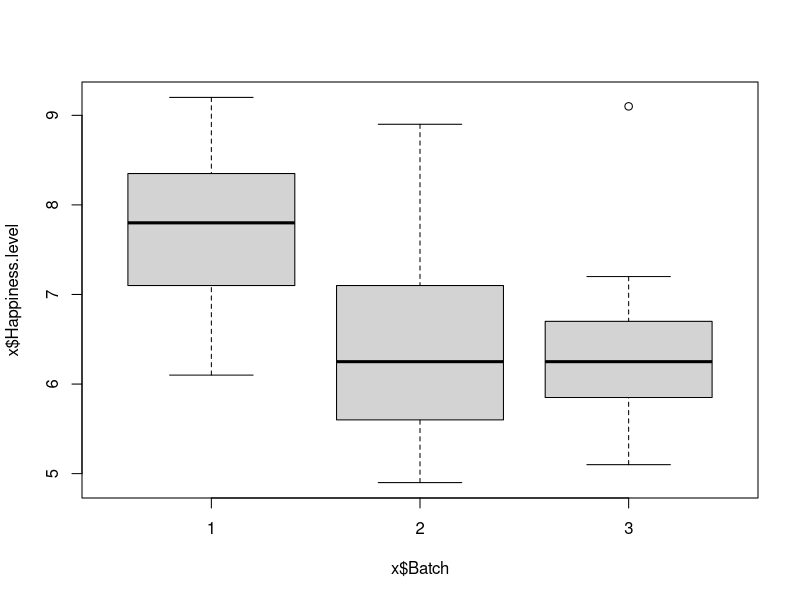
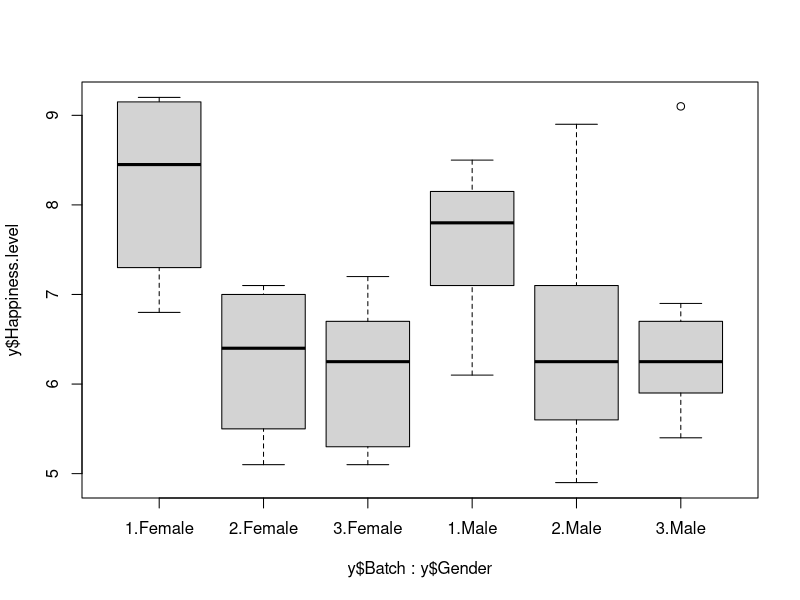

These charts were generated, in order, by the following R code:
#Import Dataset
x<-read.csv("oneanaova.csv")
str(x)
#Int to factor
x$Batch<-as.factor(x$Batch)
#One way anova
aov(Happiness.level ~ Batch, x)
summary(aov(Happiness.level ~ Batch, x))
TukeyHSD(aov(Happiness.level ~ Batch, x))
bartlett.test(Happiness.level ~ Batch, x)
boxplot(x$Happiness.level ~x$Batch)

#two way anova
y<-read.csv("twoway.csv")
y$Batch <-as.factor(y$Batch)
y$Gender<-as.factor(y$Gender)
# var1(Num) ~ var2(cat)*var(3) (or) var(2) + var(3)
aov(Happiness.level ~ Batch + Gender , y )
summary(aov(Happiness.level ~ Batch + Gender , y ))
aov(Happiness.level ~ Batch * Gender , y )
summary(aov(Happiness.level ~ Batch * Gender , y ))

boxplot(y$Happiness.level ~y$Batch * y$Gender)
